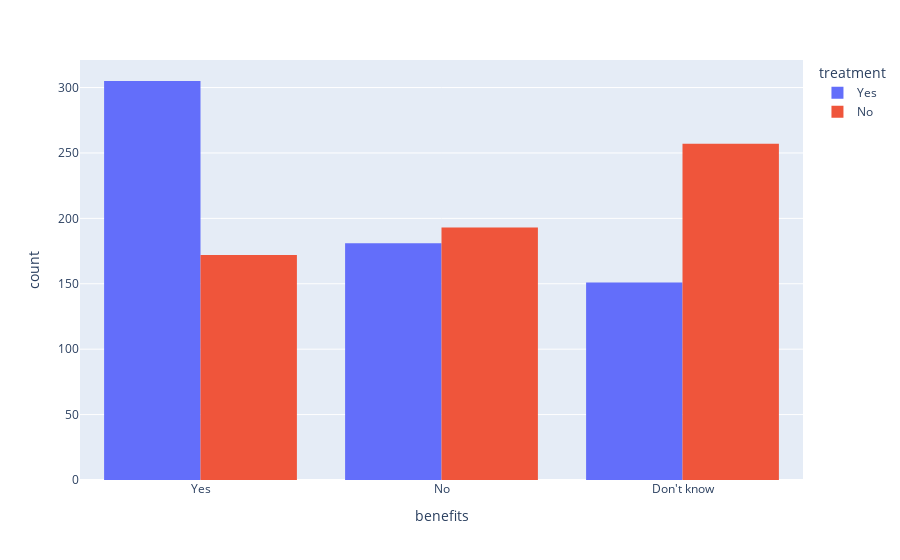

The cell this chart's notebook holds for it:
### Code cell
px.histogram(df, x = 'benefits',color='treatment',barmode='group')

### Figure 1 — Plotly figure (JSON) as saved in the notebook; plotly's stock layout.template omitted (floating-point values rounded to 4 significant figures; data arrays with more than 128 entries replaced by an {"elided": "..."} marker saying what was removed)
{"data": [{"alignmentgroup": "True", "bingroup": "x", "hovertemplate": "treatment=Yes<br>benefits=%{x}<br>count=%{y}<extra></extra>", "legendgroup": "Yes", "marker": {"color": "#636efa", "pattern": {"shape": ""}}, "name": "Yes", "offsetgroup": "Yes", "orientation": "v", "showlegend": true, "type": "histogram", "x": {"elided": "637 str values"}, "xaxis": "x", "yaxis": "y"}, {"alignmentgroup": "True", "bingroup": "x", "hovertemplate": "treatment=No<br>benefits=%{x}<br>count=%{y}<extra></extra>", "legendgroup": "No", "marker": {"color": "#EF553B", "pattern": {"shape": ""}}, "name": "No", "offsetgroup": "No", "orientation": "v", "showlegend": true, "type": "histogram", "x": {"elided": "622 str values"}, "xaxis": "x", "yaxis": "y"}], "layout": {"barmode": "group", "legend": {"title": {"text": "treatment"}, "tracegroupgap": 0}, "margin": {"t": 60}, "xaxis": {"anchor": "y", "domain": [0, 1], "title": {"text": "benefits"}}, "yaxis": {"anchor": "x", "domain": [0, 1], "title": {"text": "count"}}}}
